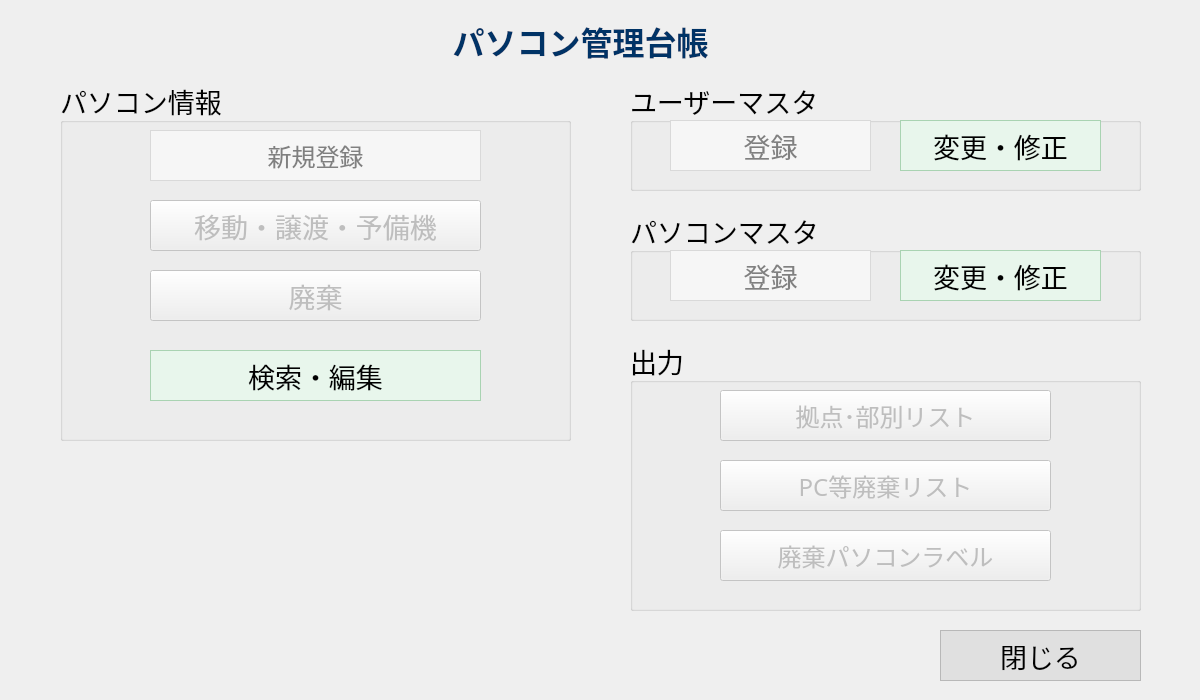
<?xml version="1.0" encoding="UTF-8"?>
<ui version="4.0">
 <class>MainWindow</class>
 <widget class="QMainWindow" name="MainWindow">
  <property name="geometry">
   <rect>
    <x>0</x>
    <y>0</y>
    <width>1200</width>
    <height>700</height>
   </rect>
  </property>
  <property name="minimumSize">
   <size>
    <width>1200</width>
    <height>700</height>
   </size>
  </property>
  <property name="maximumSize">
   <size>
    <width>1200</width>
    <height>700</height>
   </size>
  </property>
  <property name="windowTitle">
   <string>MainWindow</string>
  </property>
  <widget class="QWidget" name="centralwidget">
   <widget class="QLabel" name="label">
    <property name="enabled">
     <bool>false</bool>
    </property>
    <property name="geometry">
     <rect>
      <x>420</x>
      <y>20</y>
      <width>321</width>
      <height>41</height>
     </rect>
    </property>
    <property name="font">
     <font>
      <family>Meiryo</family>
      <pointsize>24</pointsize>
      <bold>true</bold>
     </font>
    </property>
    <property name="styleSheet">
     <string notr="true">color: #003366;
font-size: 24pt;
font-weight: bold;</string>
    </property>
    <property name="text">
     <string>パソコン管理台帳</string>
    </property>
    <property name="alignment">
     <set>Qt::AlignmentFlag::AlignCenter</set>
    </property>
   </widget>
   <widget class="QGroupBox" name="grpPcInfo">
    <property name="geometry">
     <rect>
      <x>60</x>
      <y>80</y>
      <width>511</width>
      <height>361</height>
     </rect>
    </property>
    <property name="font">
     <font>
      <family>Meiryo</family>
      <pointsize>20</pointsize>
     </font>
    </property>
    <property name="title">
     <string>パソコン情報</string>
    </property>
    <widget class="QPushButton" name="btnNewPcRegister">
     <property name="enabled">
      <bool>false</bool>
     </property>
     <property name="geometry">
      <rect>
       <x>90</x>
       <y>50</y>
       <width>331</width>
       <height>51</height>
      </rect>
     </property>
     <property name="font">
      <font>
       <family>Meiryo</family>
       <pointsize>18</pointsize>
      </font>
     </property>
     <property name="styleSheet">
      <string notr="true">QPushButton {
    background-color: #E6F0FA;      /* 通常：淡い青 */
    color: #000000;                 /* 黒字 */
    border: 1px solid #AFC7E3;      /* 薄い青の枠線 */
    border-radius: 0px;             /* 角丸なし */
}

QPushButton:hover {
    background-color: #D6E6F5;      /* ホバー：少し濃い青 */
    color: #000000;                 /* 黒字のまま */
}

QPushButton:pressed {
    background-color: #C5D9EE;      /* 押下：さらに濃い青 */
    color: #000000;                 /* 黒字のまま */
}

QPushButton:disabled {
    background-color: #F6F6F6;
    color: #808080;
    border: 1px solid #D9D9D9;
}</string>
     </property>
     <property name="text">
      <string>新規登録</string>
     </property>
    </widget>
    <widget class="QPushButton" name="btnTransfer">
     <property name="enabled">
      <bool>false</bool>
     </property>
     <property name="geometry">
      <rect>
       <x>90</x>
       <y>120</y>
       <width>331</width>
       <height>51</height>
      </rect>
     </property>
     <property name="text">
      <string>移動・譲渡・予備機</string>
     </property>
    </widget>
    <widget class="QPushButton" name="btnDispose">
     <property name="enabled">
      <bool>false</bool>
     </property>
     <property name="geometry">
      <rect>
       <x>90</x>
       <y>190</y>
       <width>331</width>
       <height>51</height>
      </rect>
     </property>
     <property name="text">
      <string>廃棄</string>
     </property>
    </widget>
    <widget class="QPushButton" name="btnSearchEdit">
     <property name="enabled">
      <bool>true</bool>
     </property>
     <property name="geometry">
      <rect>
       <x>90</x>
       <y>270</y>
       <width>331</width>
       <height>51</height>
      </rect>
     </property>
     <property name="styleSheet">
      <string notr="true">QPushButton {
    background-color: #E8F6EC;   /* 通常：淡い緑 */
    color: #000000;
    border: 1px solid #A9D3B2;   /* 淡い緑の枠線 */
    border-radius: 0px;
}

QPushButton:hover {
    background-color: #D9EFDF;   /* ホバー */
    color: #000000;
}

QPushButton:pressed {
    background-color: #C6E5CE;   /* 押下 */
    color: #000000;
}</string>
     </property>
     <property name="text">
      <string>検索・編集</string>
     </property>
    </widget>
   </widget>
   <widget class="QGroupBox" name="grpUserMaster">
    <property name="geometry">
     <rect>
      <x>630</x>
      <y>80</y>
      <width>511</width>
      <height>111</height>
     </rect>
    </property>
    <property name="font">
     <font>
      <family>Meiryo</family>
      <pointsize>20</pointsize>
     </font>
    </property>
    <property name="title">
     <string>ユーザーマスタ</string>
    </property>
    <widget class="QPushButton" name="btnUserMasterRegister">
     <property name="enabled">
      <bool>false</bool>
     </property>
     <property name="geometry">
      <rect>
       <x>40</x>
       <y>40</y>
       <width>201</width>
       <height>51</height>
      </rect>
     </property>
     <property name="font">
      <font>
       <family>Meiryo</family>
       <pointsize>20</pointsize>
      </font>
     </property>
     <property name="styleSheet">
      <string notr="true">QPushButton {
    background-color: #E6F0FA;      /* 通常：淡い青 */
    color: #000000;                 /* 黒字 */
    border: 1px solid #AFC7E3;      /* 薄い青の枠線 */
    border-radius: 0px;             /* 角丸なし */
}

QPushButton:hover {
    background-color: #D6E6F5;      /* ホバー：少し濃い青 */
    color: #000000;                 /* 黒字のまま */
}

QPushButton:pressed {
    background-color: #C5D9EE;      /* 押下：さらに濃い青 */
    color: #000000;                 /* 黒字のまま */
}

QPushButton:disabled {
    background-color: #F6F6F6;
    color: #808080;
    border: 1px solid #D9D9D9;
}</string>
     </property>
     <property name="text">
      <string>登録</string>
     </property>
    </widget>
    <widget class="QPushButton" name="btnUserMasterEdit">
     <property name="enabled">
      <bool>true</bool>
     </property>
     <property name="geometry">
      <rect>
       <x>270</x>
       <y>40</y>
       <width>201</width>
       <height>51</height>
      </rect>
     </property>
     <property name="styleSheet">
      <string notr="true">QPushButton {
    background-color: #E8F6EC;   /* 通常：淡い緑 */
    color: #000000;
    border: 1px solid #A9D3B2;   /* 淡い緑の枠線 */
    border-radius: 0px;
}

QPushButton:hover {
    background-color: #D9EFDF;   /* ホバー */
    color: #000000;
}

QPushButton:pressed {
    background-color: #C6E5CE;   /* 押下 */
    color: #000000;
}</string>
     </property>
     <property name="text">
      <string>変更・修正</string>
     </property>
    </widget>
   </widget>
   <widget class="QGroupBox" name="grpPCMaster">
    <property name="geometry">
     <rect>
      <x>630</x>
      <y>210</y>
      <width>511</width>
      <height>111</height>
     </rect>
    </property>
    <property name="font">
     <font>
      <family>Meiryo</family>
      <pointsize>20</pointsize>
     </font>
    </property>
    <property name="title">
     <string>パソコンマスタ</string>
    </property>
    <widget class="QPushButton" name="btnPcMasterRegister">
     <property name="enabled">
      <bool>false</bool>
     </property>
     <property name="geometry">
      <rect>
       <x>40</x>
       <y>40</y>
       <width>201</width>
       <height>51</height>
      </rect>
     </property>
     <property name="font">
      <font>
       <family>Meiryo</family>
       <pointsize>20</pointsize>
      </font>
     </property>
     <property name="styleSheet">
      <string notr="true">QPushButton {
    background-color: #E6F0FA;      /* 通常：淡い青 */
    color: #000000;                 /* 黒字 */
    border: 1px solid #AFC7E3;      /* 薄い青の枠線 */
    border-radius: 0px;             /* 角丸なし */
}

QPushButton:hover {
    background-color: #D6E6F5;      /* ホバー：少し濃い青 */
    color: #000000;                 /* 黒字のまま */
}

QPushButton:disabled {
    background-color: #F6F6F6;
    color: #808080;
    border: 1px solid #D9D9D9;
}

QPushButton:pressed {
    background-color: #C5D9EE;      /* 押下：さらに濃い青 */
    color: #000000;                 /* 黒字のまま */
}
</string>
     </property>
     <property name="text">
      <string>登録</string>
     </property>
    </widget>
    <widget class="QPushButton" name="btnPcMasterEdit">
     <property name="enabled">
      <bool>true</bool>
     </property>
     <property name="geometry">
      <rect>
       <x>270</x>
       <y>40</y>
       <width>201</width>
       <height>51</height>
      </rect>
     </property>
     <property name="styleSheet">
      <string notr="true">QPushButton {
    background-color: #E8F6EC;   /* 通常：淡い緑 */
    color: #000000;
    border: 1px solid #A9D3B2;   /* 淡い緑の枠線 */
    border-radius: 0px;
}

QPushButton:hover {
    background-color: #D9EFDF;   /* ホバー */
    color: #000000;
}

QPushButton:pressed {
    background-color: #C6E5CE;   /* 押下 */
    color: #000000;
}</string>
     </property>
     <property name="text">
      <string>変更・修正</string>
     </property>
    </widget>
   </widget>
   <widget class="QGroupBox" name="grpOutput">
    <property name="geometry">
     <rect>
      <x>630</x>
      <y>340</y>
      <width>511</width>
      <height>271</height>
     </rect>
    </property>
    <property name="font">
     <font>
      <family>Meiryo</family>
      <pointsize>20</pointsize>
     </font>
    </property>
    <property name="title">
     <string>出力</string>
    </property>
    <widget class="QPushButton" name="btnLocationReport">
     <property name="enabled">
      <bool>false</bool>
     </property>
     <property name="geometry">
      <rect>
       <x>90</x>
       <y>50</y>
       <width>331</width>
       <height>51</height>
      </rect>
     </property>
     <property name="font">
      <font>
       <family>Meiryo</family>
       <pointsize>18</pointsize>
      </font>
     </property>
     <property name="text">
      <string>拠点･部別リスト</string>
     </property>
    </widget>
    <widget class="QPushButton" name="btnPcEtcDisposeReport">
     <property name="enabled">
      <bool>false</bool>
     </property>
     <property name="geometry">
      <rect>
       <x>90</x>
       <y>120</y>
       <width>331</width>
       <height>51</height>
      </rect>
     </property>
     <property name="font">
      <font>
       <family>Meiryo</family>
       <pointsize>18</pointsize>
      </font>
     </property>
     <property name="text">
      <string>PC等廃棄リスト</string>
     </property>
    </widget>
    <widget class="QPushButton" name="btnDisposeLabel">
     <property name="enabled">
      <bool>false</bool>
     </property>
     <property name="geometry">
      <rect>
       <x>90</x>
       <y>190</y>
       <width>331</width>
       <height>51</height>
      </rect>
     </property>
     <property name="font">
      <font>
       <family>Meiryo</family>
       <pointsize>18</pointsize>
      </font>
     </property>
     <property name="text">
      <string>廃棄パソコンラベル</string>
     </property>
    </widget>
   </widget>
   <widget class="QPushButton" name="btnClose">
    <property name="geometry">
     <rect>
      <x>940</x>
      <y>630</y>
      <width>201</width>
      <height>51</height>
     </rect>
    </property>
    <property name="font">
     <font>
      <family>Meiryo</family>
      <pointsize>20</pointsize>
     </font>
    </property>
    <property name="styleSheet">
     <string notr="true">QPushButton {
    background-color: #E0E0E0;      /* 背景より少し濃いグレー */
    color: #000000;                 /* 黒字 */
    border: 1px solid #B8B8B8;      /* 薄いグレーの枠線 */
    border-radius: 0px;             /* 角丸なし */
}

QPushButton:hover {
    background-color: #D0D0D0;      /* ホバー：少し濃いグレー */
    color: #000000;                 /* 黒字のまま */
}

QPushButton:pressed {
    background-color: #C0C0C0;      /* 押下：さらに濃いグレー */
    color: #000000;                 /* 黒字のまま */
}
</string>
    </property>
    <property name="text">
     <string>閉じる</string>
    </property>
   </widget>
  </widget>
 </widget>
 <resources/>
 <connections/>
</ui>
